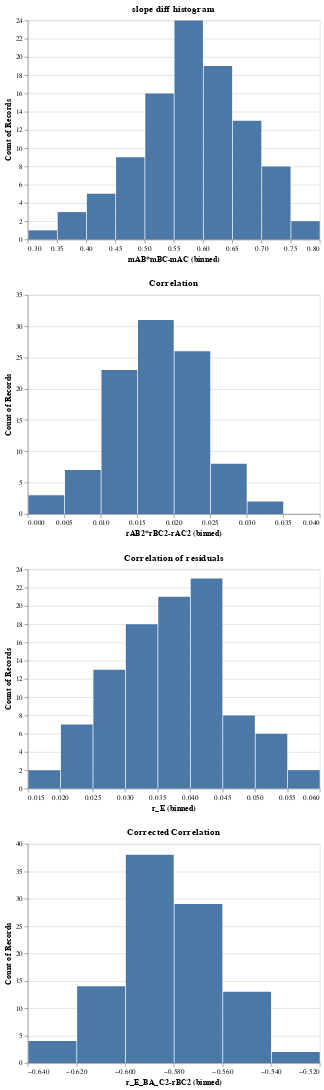

Source (notebook cell):
### Code cell
def stats_graphs(d):
    d['rAB2*rBC2-rAC2']=d.rAB**2 * d.rBC**2 - d.rAC**2
    d['r_E_BA_C2-rBC2'] = d.r_E_BA_C**2 - d.rBC**2
    #d['rAC2'] = d.rAC**2
    d['mAB*mBC-mAC'] = d.mAB*d.mBC - d.mAC
    slope_histogram = alt.Chart(d).mark_bar().encode(
        x=alt.X('mAB*mBC-mAC:Q', bin=True),
        y='count()').properties(title="slope diff histogram")
   
    bincount = 100
    ticks = 10
    correlation_graph = alt.Chart(d).mark_bar().encode(
        x=alt.X('rAB2*rBC2-rAC2:Q',bin=True,
                   axis=alt.Axis(
                    tickCount=ticks,
                    grid=False)),
        y='count()').properties(
            title="Correlation")
    residual_correlation = alt.Chart(d).mark_bar().encode(
        x=alt.X('r_E:Q', bin=True),
        y='count()').properties(title="Correlation of residuals")
    corrected_correlation = alt.Chart(d).mark_bar().encode(
        x=alt.X("r_E_BA_C2-rBC2:Q", bin=True),
        y='count()').properties(
        title="Corrected Correlation")

    return alt.vconcat(slope_histogram,correlation_graph,residual_correlation, corrected_correlation)

stats_graphs(d)

### Figure 1 — Vega-Lite specification as saved in the notebook (floating-point values rounded to 4 significant figures)
{"config": {"view": {"continuousWidth": 400, "continuousHeight": 300}}, "vconcat": [{"mark": "bar", "encoding": {"x": {"bin": true, "field": "mAB*mBC-mAC", "type": "quantitative"}, "y": {"aggregate": "count", "type": "quantitative"}}, "title": "slope diff histogram"}, {"mark": "bar", "encoding": {"x": {"axis": {"grid": false, "tickCount": 10}, "bin": true, "field": "rAB2*rBC2-rAC2", "type": "quantitative"}, "y": {"aggregate": "count", "type": "quantitative"}}, "title": "Correlation"}, {"mark": "bar", "encoding": {"x": {"bin": true, "field": "r_E", "type": "quantitative"}, "y": {"aggregate": "count", "type": "quantitative"}}, "title": "Correlation of residuals"}, {"mark": "bar", "encoding": {"x": {"bin": true, "field": "r_E_BA_C2-rBC2", "type": "quantitative"}, "y": {"aggregate": "count", "type": "quantitative"}}, "title": "Corrected Correlation"}], "data": {"name": "data-b1e4409301a4c16e15bd25578b294b79"}, "$schema": "https://vega.github.io/schema/vega-lite/v4.17.0.json", "datasets": {"data-b1e4409301a4c16e15bd25578b294b79": [{"kAB": 2.876, "kBC": -2.963, "kAC": 1.28, "mAB": 0.3755, "mBC": 1.691, "mAC": 0.05089, "r_sqrAB": 0.04113, "r_sqrBC": 0.5506, "r_sqrAC": 0.0001455, "r_E": 0.04277, "r_E_BA_C": 0.02717, "rAB": 0.2028, "rBC": 0.7421, "rAC": 0.01206, "rAB2*rBC2-rAC2": 0.0225, "r_E_BA_C2-rBC2": -0.5499, "mAB*mBC-mAC": 0.584}, {"kAB": 2.588, "kBC": -3.322, "kAC": 0.5241, "mAB": 0.3338, "mBC": 1.725, "mAC": -0.009124, "r_sqrAB": 0.03177, "r_sqrBC": 0.5801, "r_sqrAC": 4.632e-06, "r_E": 0.03855, "r_E_BA_C": 0.0161, "rAB": 0.1782, "rBC": 0.7617, "rAC": -0.002152, "rAB2*rBC2-rAC2": 0.01843, "r_E_BA_C2-rBC2": -0.5799, "mAB*mBC-mAC": 0.5847}, {"kAB": 2.461, "kBC": -3.459, "kAC": 0.4984, "mAB": 0.2778, "mBC": 1.837, "mAC": -0.1152, "r_sqrAB": 0.02469, "r_sqrBC": 0.5933, "r_sqrAC": 0.0007469, "r_E": 0.03701, "r_E_BA_C": -0.0361, "rAB": 0.1571, "rBC": 0.7703, "rAC": -0.02733, "rAB2*rBC2-rAC2": 0.0139, "r_E_BA_C2-rBC2": -0.592, "mAB*mBC-mAC": 0.6256}, {"kAB": 2.749, "kBC": -3.362, "kAC": 1.085, "mAB": 0.3409, "mBC": 1.804, "mAC": 0.03059, "r_sqrAB": 0.03583, "r_sqrBC": 0.5867, "r_sqrAC": 5.2e-05, "r_E": 0.04132, "r_E_BA_C": -0.007326, "rAB": 0.1893, "rBC": 0.766, "rAC": 0.007211, "rAB2*rBC2-rAC2": 0.02097, "r_E_BA_C2-rBC2": -0.5867, "mAB*mBC-mAC": 0.5844}, {"kAB": 2.535, "kBC": -3.554, "kAC": 0.7319, "mAB": 0.2408, "mBC": 1.901, "mAC": -0.1051, "r_sqrAB": 0.01809, "r_sqrBC": 0.6003, "r_sqrAC": 0.0005722, "r_E": 0.0275, "r_E_BA_C": -0.01417, "rAB": 0.1345, "rBC": 0.7748, "rAC": -0.02392, "rAB2*rBC2-rAC2": 0.01029, "r_E_BA_C2-rBC2": -0.6001, "mAB*mBC-mAC": 0.5629}, {"kAB": 2.579, "kBC": -3.624, "kAC": 0.7789, "mAB": 0.3207, "mBC": 1.839, "mAC": 0.2509, "r_sqrAB": 0.03081, "r_sqrBC": 0.5919, "r_sqrAC": 0.0033, "r_E": 0.02166, "r_E_BA_C": 0.01757, "rAB": 0.1755, "rBC": 0.7694, "rAC": 0.05745, "rAB2*rBC2-rAC2": 0.01494, "r_E_BA_C2-rBC2": -0.5916, "mAB*mBC-mAC": 0.3389}, {"kAB": 2.552, "kBC": -3.576, "kAC": 0.4584, "mAB": 0.2793, "mBC": 1.827, "mAC": -0.1417, "r_sqrAB": 0.02498, "r_sqrBC": 0.5931, "r_sqrAC": 0.001141, "r_E": 0.03901, "r_E_BA_C": 0.03221, "rAB": 0.158, "rBC": 0.7701, "rAC": -0.03378, "rAB2*rBC2-rAC2": 0.01367, "r_E_BA_C2-rBC2": -0.592, "mAB*mBC-mAC": 0.652}, {"kAB": 2.626, "kBC": -3.287, "kAC": 0.8506, "mAB": 0.2722, "mBC": 1.79, "mAC": -0.1045, "r_sqrAB": 0.02195, "r_sqrBC": 0.5625, "r_sqrAC": 0.0005681, "r_E": 0.03057, "r_E_BA_C": -0.03119, "rAB": 0.1482, "rBC": 0.75, "rAC": -0.02384, "rAB2*rBC2-rAC2": 0.01178, "r_E_BA_C2-rBC2": -0.5615, "mAB*mBC-mAC": 0.5917}, {"kAB": 2.469, "kBC": -3.282, "kAC": 0.489, "mAB": 0.3357, "mBC": 1.823, "mAC": -0.1531, "r_sqrAB": 0.03924, "r_sqrBC": 0.5572, "r_sqrAC": 0.001369, "r_E": 0.05615, "r_E_BA_C": 0.002629, "rAB": 0.1981, "rBC": 0.7465, "rAC": -0.03701, "rAB2*rBC2-rAC2": 0.02049, "r_E_BA_C2-rBC2": -0.5572, "mAB*mBC-mAC": 0.765}, {"kAB": 2.518, "kBC": -3.559, "kAC": 0.4033, "mAB": 0.288, "mBC": 1.854, "mAC": -0.1813, "r_sqrAB": 0.02579, "r_sqrBC": 0.603, "r_sqrAC": 0.001793, "r_E": 0.04314, "r_E_BA_C": -0.03863, "rAB": 0.1606, "rBC": 0.7766, "rAC": -0.04234, "rAB2*rBC2-rAC2": 0.01376, "r_E_BA_C2-rBC2": -0.6016, "mAB*mBC-mAC": 0.7151}, {"kAB": 2.576, "kBC": -3.44, "kAC": 0.7762, "mAB": 0.4025, "mBC": 1.824, "mAC": 0.1935, "r_sqrAB": 0.0482, "r_sqrBC": 0.5848, "r_sqrAC": 0.001957, "r_E": 0.04319, "r_E_BA_C": 0.03029, "rAB": 0.2195, "rBC": 0.7647, "rAC": 0.04424, "rAB2*rBC2-rAC2": 0.02623, "r_E_BA_C2-rBC2": -0.5839, "mAB*mBC-mAC": 0.5408}, {"kAB": 2.674, "kBC": -3.588, "kAC": 0.5449, "mAB": 0.4142, "mBC": 1.817, "mAC": 0.05808, "r_sqrAB": 0.05211, "r_sqrBC": 0.5915, "r_sqrAC": 0.0001836, "r_E": 0.05943, "r_E_BA_C": -0.0001506, "rAB": 0.2283, "rBC": 0.7691, "rAC": 0.01355, "rAB2*rBC2-rAC2": 0.03064, "r_E_BA_C2-rBC2": -0.5915, "mAB*mBC-mAC": 0.6944}, {"kAB": 2.742, "kBC": -3.448, "kAC": 0.6853, "mAB": 0.3206, "mBC": 1.728, "mAC": -0.1267, "r_sqrAB": 0.03204, "r_sqrBC": 0.537, "r_sqrAC": 0.0008997, "r_E": 0.04309, "r_E_BA_C": 0.1039, "rAB": 0.179, "rBC": 0.7328, "rAC": -0.02999, "rAB2*rBC2-rAC2": 0.01631, "r_E_BA_C2-rBC2": -0.5263, "mAB*mBC-mAC": 0.6808}, {"kAB": 2.905, "kBC": -3.499, "kAC": 1.115, "mAB": 0.3305, "mBC": 1.857, "mAC": -0.1411, "r_sqrAB": 0.03188, "r_sqrBC": 0.6198, "r_sqrAC": 0.001044, "r_E": 0.05088, "r_E_BA_C": -0.00695, "rAB": 0.1786, "rBC": 0.7872, "rAC": -0.03232, "rAB2*rBC2-rAC2": 0.01872, "r_E_BA_C2-rBC2": -0.6197, "mAB*mBC-mAC": 0.7546}, {"kAB": 2.704, "kBC": -3.583, "kAC": 0.7812, "mAB": 0.3114, "mBC": 1.814, "mAC": -0.03937, "r_sqrAB": 0.03148, "r_sqrBC": 0.5587, "r_sqrAC": 8.54e-05, "r_E": 0.0385, "r_E_BA_C": 0.007924, "rAB": 0.1774, "rBC": 0.7474, "rAC": -0.009241, "rAB2*rBC2-rAC2": 0.0175, "r_E_BA_C2-rBC2": -0.5586, "mAB*mBC-mAC": 0.6043}, {"kAB": 2.767, "kBC": -3.584, "kAC": 0.7397, "mAB": 0.3652, "mBC": 1.796, "mAC": -0.02807, "r_sqrAB": 0.04287, "r_sqrBC": 0.566, "r_sqrAC": 4.445e-05, "r_E": 0.05218, "r_E_BA_C": -0.02977, "rAB": 0.2071, "rBC": 0.7523, "rAC": -0.006667, "rAB2*rBC2-rAC2": 0.02422, "r_E_BA_C2-rBC2": -0.5651, "mAB*mBC-mAC": 0.6839}, {"kAB": 2.915, "kBC": -3.583, "kAC": 1.136, "mAB": 0.3558, "mBC": 1.802, "mAC": 0.01875, "r_sqrAB": 0.04368, "r_sqrBC": 0.5605, "r_sqrAC": 2.093e-05, "r_E": 0.04896, "r_E_BA_C": -0.03617, "rAB": 0.209, "rBC": 0.7486, "rAC": 0.004575, "rAB2*rBC2-rAC2": 0.02446, "r_E_BA_C2-rBC2": -0.5592, "mAB*mBC-mAC": 0.6224}, {"kAB": 2.642, "kBC": -3.574, "kAC": 0.5082, "mAB": 0.3009, "mBC": 1.754, "mAC": -0.02758, "r_sqrAB": 0.02667, "r_sqrBC": 0.5694, "r_sqrAC": 4.145e-05, "r_E": 0.03271, "r_E_BA_C": -0.07674, "rAB": 0.1633, "rBC": 0.7546, "rAC": -0.006438, "rAB2*rBC2-rAC2": 0.01514, "r_E_BA_C2-rBC2": -0.5635, "mAB*mBC-mAC": 0.5555}, {"kAB": 2.775, "kBC": -3.266, "kAC": 1.015, "mAB": 0.3618, "mBC": 1.781, "mAC": -0.03709, "r_sqrAB": 0.03569, "r_sqrBC": 0.5764, "r_sqrAC": 6.815e-05, "r_E": 0.04484, "r_E_BA_C": 0.06689, "rAB": 0.1889, "rBC": 0.7592, "rAC": -0.008255, "rAB2*rBC2-rAC2": 0.0205, "r_E_BA_C2-rBC2": -0.5719, "mAB*mBC-mAC": 0.6815}, {"kAB": 2.739, "kBC": -3.369, "kAC": 1.103, "mAB": 0.3259, "mBC": 1.781, "mAC": 0.1429, "r_sqrAB": 0.03372, "r_sqrBC": 0.552, "r_sqrAC": 0.001129, "r_E": 0.0287, "r_E_BA_C": 0.102, "rAB": 0.1836, "rBC": 0.743, "rAC": 0.0336, "rAB2*rBC2-rAC2": 0.01748, "r_E_BA_C2-rBC2": -0.5416, "mAB*mBC-mAC": 0.4373}, {"kAB": 2.748, "kBC": -3.223, "kAC": 1.109, "mAB": 0.301, "mBC": 1.803, "mAC": -0.05413, "r_sqrAB": 0.02884, "r_sqrBC": 0.5588, "r_sqrAC": 0.0001604, "r_E": 0.03623, "r_E_BA_C": 0.1201, "rAB": 0.1698, "rBC": 0.7475, "rAC": -0.01266, "rAB2*rBC2-rAC2": 0.01596, "r_E_BA_C2-rBC2": -0.5444, "mAB*mBC-mAC": 0.5968}, {"kAB": 2.745, "kBC": -3.422, "kAC": 1.075, "mAB": 0.317, "mBC": 1.787, "mAC": 0.1195, "r_sqrAB": 0.0341, "r_sqrBC": 0.5837, "r_sqrAC": 0.0008854, "r_E": 0.03242, "r_E_BA_C": -0.03564, "rAB": 0.1847, "rBC": 0.764, "rAC": 0.02976, "rAB2*rBC2-rAC2": 0.01902, "r_E_BA_C2-rBC2": -0.5825, "mAB*mBC-mAC": 0.447}, {"kAB": 2.861, "kBC": -3.264, "kAC": 1.378, "mAB": 0.3388, "mBC": 1.815, "mAC": -0.01631, "r_sqrAB": 0.03324, "r_sqrBC": 0.6004, "r_sqrAC": 1.403e-05, "r_E": 0.04253, "r_E_BA_C": 0.01878, "rAB": 0.1823, "rBC": 0.7749, "rAC": -0.003745, "rAB2*rBC2-rAC2": 0.01994, "r_E_BA_C2-rBC2": -0.6001, "mAB*mBC-mAC": 0.6313}, {"kAB": 2.386, "kBC": -3.854, "kAC": 0.02983, "mAB": 0.2279, "mBC": 1.867, "mAC": -0.1669, "r_sqrAB": 0.0158, "r_sqrBC": 0.6013, "r_sqrAC": 0.00146, "r_E": 0.02722, "r_E_BA_C": 0.047, "rAB": 0.1257, "rBC": 0.7754, "rAC": -0.03821, "rAB2*rBC2-rAC2": 0.008037, "r_E_BA_C2-rBC2": -0.5991, "mAB*mBC-mAC": 0.5924}, {"kAB": 2.528, "kBC": -3.504, "kAC": 0.5018, "mAB": 0.3279, "mBC": 1.787, "mAC": -0.02127, "r_sqrAB": 0.03145, "r_sqrBC": 0.5646, "r_sqrAC": 2.339e-05, "r_E": 0.0377, "r_E_BA_C": -0.05938, "rAB": 0.1773, "rBC": 0.7514, "rAC": -0.004836, "rAB2*rBC2-rAC2": 0.01773, "r_E_BA_C2-rBC2": -0.561, "mAB*mBC-mAC": 0.6072}, {"kAB": 2.862, "kBC": -3.648, "kAC": 0.9126, "mAB": 0.3635, "mBC": 1.84, "mAC": -0.03091, "r_sqrAB": 0.04053, "r_sqrBC": 0.5861, "r_sqrAC": 5.072e-05, "r_E": 0.05151, "r_E_BA_C": 0.006597, "rAB": 0.2013, "rBC": 0.7655, "rAC": -0.007122, "rAB2*rBC2-rAC2": 0.0237, "r_E_BA_C2-rBC2": -0.586, "mAB*mBC-mAC": 0.6998}, {"kAB": 2.709, "kBC": -3.252, "kAC": 0.7569, "mAB": 0.2838, "mBC": 1.759, "mAC": -0.2082, "r_sqrAB": 0.02515, "r_sqrBC": 0.5569, "r_sqrAC": 0.002436, "r_E": 0.04047, "r_E_BA_C": 0.05635, "rAB": 0.1586, "rBC": 0.7463, "rAC": -0.04935, "rAB2*rBC2-rAC2": 0.01157, "r_E_BA_C2-rBC2": -0.5537, "mAB*mBC-mAC": 0.7076}, {"kAB": 2.641, "kBC": -3.495, "kAC": 0.7397, "mAB": 0.3012, "mBC": 1.815, "mAC": -0.02282, "r_sqrAB": 0.02783, "r_sqrBC": 0.5739, "r_sqrAC": 2.782e-05, "r_E": 0.03412, "r_E_BA_C": -0.03598, "rAB": 0.1668, "rBC": 0.7576, "rAC": -0.005275, "rAB2*rBC2-rAC2": 0.01594, "r_E_BA_C2-rBC2": -0.5726, "mAB*mBC-mAC": 0.5695}, {"kAB": 2.759, "kBC": -3.528, "kAC": 1.001, "mAB": 0.3367, "mBC": 1.793, "mAC": 0.1459, "r_sqrAB": 0.03769, "r_sqrBC": 0.5815, "r_sqrAC": 0.00128, "r_E": 0.03434, "r_E_BA_C": -0.07083, "rAB": 0.1941, "rBC": 0.7625, "rAC": 0.03578, "rAB2*rBC2-rAC2": 0.02064, "r_E_BA_C2-rBC2": -0.5765, "mAB*mBC-mAC": 0.4578}, {"kAB": 2.754, "kBC": -3.549, "kAC": 1.002, "mAB": 0.2938, "mBC": 1.824, "mAC": 0.0002048, "r_sqrAB": 0.02807, "r_sqrBC": 0.5752, "r_sqrAC": 2.359e-09, "r_E": 0.03312, "r_E_BA_C": 0.08304, "rAB": 0.1676, "rBC": 0.7584, "rAC": 4.857e-05, "rAB2*rBC2-rAC2": 0.01615, "r_E_BA_C2-rBC2": -0.5683, "mAB*mBC-mAC": 0.5356}, {"kAB": 2.504, "kBC": -3.686, "kAC": 0.2534, "mAB": 0.2496, "mBC": 1.838, "mAC": -0.2253, "r_sqrAB": 0.01836, "r_sqrBC": 0.5983, "r_sqrAC": 0.002648, "r_E": 0.03371, "r_E_BA_C": -0.02451, "rAB": 0.1355, "rBC": 0.7735, "rAC": -0.05146, "rAB2*rBC2-rAC2": 0.008335, "r_E_BA_C2-rBC2": -0.5977, "mAB*mBC-mAC": 0.684}, {"kAB": 2.561, "kBC": -3.842, "kAC": 0.3595, "mAB": 0.3553, "mBC": 1.82, "mAC": 0.119, "r_sqrAB": 0.03666, "r_sqrBC": 0.605, "r_sqrAC": 0.0007509, "r_E": 0.03772, "r_E_BA_C": -0.0003016, "rAB": 0.1915, "rBC": 0.7778, "rAC": 0.0274, "rAB2*rBC2-rAC2": 0.02143, "r_E_BA_C2-rBC2": -0.605, "mAB*mBC-mAC": 0.5277}, {"kAB": 2.597, "kBC": -3.765, "kAC": 0.4949, "mAB": 0.3761, "mBC": 1.869, "mAC": 0.053, "r_sqrAB": 0.0458, "r_sqrBC": 0.5949, "r_sqrAC": 0.0001549, "r_E": 0.05253, "r_E_BA_C": -0.01704, "rAB": 0.214, "rBC": 0.7713, "rAC": 0.01245, "rAB2*rBC2-rAC2": 0.02709, "r_E_BA_C2-rBC2": -0.5946, "mAB*mBC-mAC": 0.6499}, {"kAB": 2.696, "kBC": -3.688, "kAC": 0.6259, "mAB": 0.2639, "mBC": 1.798, "mAC": -0.1321, "r_sqrAB": 0.02017, "r_sqrBC": 0.5882, "r_sqrAC": 0.0009197, "r_E": 0.03113, "r_E_BA_C": 0.02667, "rAB": 0.142, "rBC": 0.767, "rAC": -0.03033, "rAB2*rBC2-rAC2": 0.01094, "r_E_BA_C2-rBC2": -0.5875, "mAB*mBC-mAC": 0.6065}, {"kAB": 2.704, "kBC": -3.627, "kAC": 0.6115, "mAB": 0.2902, "mBC": 1.794, "mAC": -0.07168, "r_sqrAB": 0.02519, "r_sqrBC": 0.6041, "r_sqrAC": 0.0002886, "r_E": 0.03585, "r_E_BA_C": 0.07182, "rAB": 0.1587, "rBC": 0.7772, "rAC": -0.01699, "rAB2*rBC2-rAC2": 0.01493, "r_E_BA_C2-rBC2": -0.5989, "mAB*mBC-mAC": 0.5922}, {"kAB": 2.726, "kBC": -3.389, "kAC": 0.9618, "mAB": 0.3646, "mBC": 1.796, "mAC": 0.09804, "r_sqrAB": 0.0377, "r_sqrBC": 0.5924, "r_sqrAC": 0.0005004, "r_E": 0.0394, "r_E_BA_C": -0.05852, "rAB": 0.1942, "rBC": 0.7697, "rAC": 0.02237, "rAB2*rBC2-rAC2": 0.02184, "r_E_BA_C2-rBC2": -0.589, "mAB*mBC-mAC": 0.557}, {"kAB": 2.69, "kBC": -3.697, "kAC": 0.7153, "mAB": 0.3832, "mBC": 1.841, "mAC": 0.1495, "r_sqrAB": 0.04588, "r_sqrBC": 0.5825, "r_sqrAC": 0.0012, "r_E": 0.04373, "r_E_BA_C": 0.003803, "rAB": 0.2142, "rBC": 0.7632, "rAC": 0.03464, "rAB2*rBC2-rAC2": 0.02553, "r_E_BA_C2-rBC2": -0.5825, "mAB*mBC-mAC": 0.5561}, {"kAB": 2.429, "kBC": -3.62, "kAC": 0.1797, "mAB": 0.2499, "mBC": 1.795, "mAC": -0.1464, "r_sqrAB": 0.02053, "r_sqrBC": 0.5766, "r_sqrAC": 0.001262, "r_E": 0.03211, "r_E_BA_C": -0.05335, "rAB": 0.1433, "rBC": 0.7594, "rAC": -0.03552, "rAB2*rBC2-rAC2": 0.01058, "r_E_BA_C2-rBC2": -0.5738, "mAB*mBC-mAC": 0.5948}, {"kAB": 2.554, "kBC": -3.624, "kAC": 0.5588, "mAB": 0.2746, "mBC": 1.855, "mAC": -0.08461, "r_sqrAB": 0.02355, "r_sqrBC": 0.5963, "r_sqrAC": 0.0003874, "r_E": 0.03378, "r_E_BA_C": -0.01492, "rAB": 0.1535, "rBC": 0.7722, "rAC": -0.01968, "rAB2*rBC2-rAC2": 0.01366, "r_E_BA_C2-rBC2": -0.5961, "mAB*mBC-mAC": 0.594}, {"kAB": 2.702, "kBC": -3.824, "kAC": 0.4401, "mAB": 0.3227, "mBC": 1.776, "mAC": 0.06134, "r_sqrAB": 0.03211, "r_sqrBC": 0.5806, "r_sqrAC": 0.0002135, "r_E": 0.03429, "r_E_BA_C": 0.1242, "rAB": 0.1792, "rBC": 0.762, "rAC": 0.01461, "rAB2*rBC2-rAC2": 0.01843, "r_E_BA_C2-rBC2": -0.5652, "mAB*mBC-mAC": 0.5118}, {"kAB": 2.607, "kBC": -3.863, "kAC": 0.5591, "mAB": 0.3498, "mBC": 1.891, "mAC": 0.1498, "r_sqrAB": 0.03596, "r_sqrBC": 0.6319, "r_sqrAC": 0.001165, "r_E": 0.03712, "r_E_BA_C": -0.01681, "rAB": 0.1896, "rBC": 0.7949, "rAC": 0.03413, "rAB2*rBC2-rAC2": 0.02156, "r_E_BA_C2-rBC2": -0.6316, "mAB*mBC-mAC": 0.5118}, {"kAB": 2.7, "kBC": -3.61, "kAC": 0.7553, "mAB": 0.2738, "mBC": 1.801, "mAC": -0.03274, "r_sqrAB": 0.02414, "r_sqrBC": 0.5518, "r_sqrAC": 5.871e-05, "r_E": 0.02891, "r_E_BA_C": 0.0596, "rAB": 0.1554, "rBC": 0.7428, "rAC": -0.007662, "rAB2*rBC2-rAC2": 0.01326, "r_E_BA_C2-rBC2": -0.5482, "mAB*mBC-mAC": 0.5258}, {"kAB": 2.604, "kBC": -3.683, "kAC": 0.7067, "mAB": 0.2742, "mBC": 1.816, "mAC": 0.1226, "r_sqrAB": 0.0208, "r_sqrBC": 0.5743, "r_sqrAC": 0.0007243, "r_E": 0.0184, "r_E_BA_C": 0.05886, "rAB": 0.1442, "rBC": 0.7578, "rAC": 0.02691, "rAB2*rBC2-rAC2": 0.01122, "r_E_BA_C2-rBC2": -0.5708, "mAB*mBC-mAC": 0.3753}, {"kAB": 2.815, "kBC": -3.454, "kAC": 1.078, "mAB": 0.332, "mBC": 1.821, "mAC": 0.006884, "r_sqrAB": 0.03675, "r_sqrBC": 0.5707, "r_sqrAC": 2.718e-06, "r_E": 0.04268, "r_E_BA_C": 0.04664, "rAB": 0.1917, "rBC": 0.7554, "rAC": 0.001649, "rAB2*rBC2-rAC2": 0.02097, "r_E_BA_C2-rBC2": -0.5685, "mAB*mBC-mAC": 0.5978}, {"kAB": 2.612, "kBC": -3.48, "kAC": 0.5755, "mAB": 0.3134, "mBC": 1.808, "mAC": -0.1362, "r_sqrAB": 0.02993, "r_sqrBC": 0.589, "r_sqrAC": 0.00102, "r_E": 0.04513, "r_E_BA_C": 0.05852, "rAB": 0.173, "rBC": 0.7674, "rAC": -0.03193, "rAB2*rBC2-rAC2": 0.01661, "r_E_BA_C2-rBC2": -0.5855, "mAB*mBC-mAC": 0.7028}, {"kAB": 2.532, "kBC": -3.714, "kAC": 0.4732, "mAB": 0.3098, "mBC": 1.831, "mAC": 0.1418, "r_sqrAB": 0.0279, "r_sqrBC": 0.5807, "r_sqrAC": 0.001012, "r_E": 0.02498, "r_E_BA_C": -0.04252, "rAB": 0.167, "rBC": 0.762, "rAC": 0.03182, "rAB2*rBC2-rAC2": 0.01519, "r_E_BA_C2-rBC2": -0.5789, "mAB*mBC-mAC": 0.4254}, {"kAB": 2.519, "kBC": -3.696, "kAC": 0.4244, "mAB": 0.2223, "mBC": 1.851, "mAC": -0.1896, "r_sqrAB": 0.01432, "r_sqrBC": 0.5862, "r_sqrAC": 0.001783, "r_E": 0.02508, "r_E_BA_C": -0.0283, "rAB": 0.1197, "rBC": 0.7657, "rAC": -0.04223, "rAB2*rBC2-rAC2": 0.006611, "r_E_BA_C2-rBC2": -0.5854, "mAB*mBC-mAC": 0.6011}, {"kAB": 2.702, "kBC": -3.458, "kAC": 1.208, "mAB": 0.2682, "mBC": 1.861, "mAC": 0.1143, "r_sqrAB": 0.02193, "r_sqrBC": 0.5799, "r_sqrAC": 0.000667, "r_E": 0.02009, "r_E_BA_C": 0.02646, "rAB": 0.1481, "rBC": 0.7615, "rAC": 0.02583, "rAB2*rBC2-rAC2": 0.01205, "r_E_BA_C2-rBC2": -0.5792, "mAB*mBC-mAC": 0.3847}, {"kAB": 2.577, "kBC": -3.857, "kAC": 0.5245, "mAB": 0.2932, "mBC": 1.893, "mAC": 0.05734, "r_sqrAB": 0.02698, "r_sqrBC": 0.5969, "r_sqrAC": 0.0001718, "r_E": 0.02984, "r_E_BA_C": -0.06684, "rAB": 0.1642, "rBC": 0.7726, "rAC": 0.01311, "rAB2*rBC2-rAC2": 0.01593, "r_E_BA_C2-rBC2": -0.5924, "mAB*mBC-mAC": 0.4977}, {"kAB": 2.609, "kBC": -3.544, "kAC": 0.5669, "mAB": 0.252, "mBC": 1.747, "mAC": -0.04779, "r_sqrAB": 0.0194, "r_sqrBC": 0.5606, "r_sqrAC": 0.0001282, "r_E": 0.02454, "r_E_BA_C": 0.06532, "rAB": 0.1393, "rBC": 0.7487, "rAC": -0.01132, "rAB2*rBC2-rAC2": 0.01075, "r_E_BA_C2-rBC2": -0.5563, "mAB*mBC-mAC": 0.488}, {"kAB": 2.678, "kBC": -3.76, "kAC": 0.2854, "mAB": 0.3572, "mBC": 1.777, "mAC": -0.05466, "r_sqrAB": 0.04043, "r_sqrBC": 0.5679, "r_sqrAC": 0.0001704, "r_E": 0.0514, "r_E_BA_C": -0.1208, "rAB": 0.2011, "rBC": 0.7536, "rAC": -0.01305, "rAB2*rBC2-rAC2": 0.02279, "r_E_BA_C2-rBC2": -0.5533, "mAB*mBC-mAC": 0.6893}, {"kAB": 2.751, "kBC": -4.024, "kAC": 0.6886, "mAB": 0.3581, "mBC": 1.875, "mAC": 0.1885, "r_sqrAB": 0.03912, "r_sqrBC": 0.6114, "r_sqrAC": 0.001885, "r_E": 0.036, "r_E_BA_C": -0.06652, "rAB": 0.1978, "rBC": 0.7819, "rAC": 0.04342, "rAB2*rBC2-rAC2": 0.02203, "r_E_BA_C2-rBC2": -0.607, "mAB*mBC-mAC": 0.4829}, {"kAB": 2.606, "kBC": -3.728, "kAC": 0.3266, "mAB": 0.2667, "mBC": 1.792, "mAC": -0.1869, "r_sqrAB": 0.02071, "r_sqrBC": 0.5995, "r_sqrAC": 0.001898, "r_E": 0.03561, "r_E_BA_C": 0.02583, "rAB": 0.1439, "rBC": 0.7743, "rAC": -0.04357, "rAB2*rBC2-rAC2": 0.01052, "r_E_BA_C2-rBC2": -0.5988, "mAB*mBC-mAC": 0.6649}, {"kAB": 2.733, "kBC": -3.328, "kAC": 0.8137, "mAB": 0.2835, "mBC": 1.753, "mAC": -0.146, "r_sqrAB": 0.02685, "r_sqrBC": 0.5601, "r_sqrAC": 0.001298, "r_E": 0.03973, "r_E_BA_C": -0.04827, "rAB": 0.1639, "rBC": 0.7484, "rAC": -0.03603, "rAB2*rBC2-rAC2": 0.01374, "r_E_BA_C2-rBC2": -0.5577, "mAB*mBC-mAC": 0.643}, {"kAB": 2.76, "kBC": -3.546, "kAC": 0.7428, "mAB": 0.2314, "mBC": 1.781, "mAC": -0.1885, "r_sqrAB": 0.01619, "r_sqrBC": 0.5651, "r_sqrAC": 0.001915, "r_E": 0.02712, "r_E_BA_C": 0.04575, "rAB": 0.1272, "rBC": 0.7517, "rAC": -0.04376, "rAB2*rBC2-rAC2": 0.007234, "r_E_BA_C2-rBC2": -0.563, "mAB*mBC-mAC": 0.6005}, {"kAB": 2.645, "kBC": -3.49, "kAC": 0.5311, "mAB": 0.3036, "mBC": 1.712, "mAC": -0.04849, "r_sqrAB": 0.03056, "r_sqrBC": 0.54, "r_sqrAC": 0.0001436, "r_E": 0.03676, "r_E_BA_C": 0.04357, "rAB": 0.1748, "rBC": 0.7349, "rAC": -0.01198, "rAB2*rBC2-rAC2": 0.01636, "r_E_BA_C2-rBC2": -0.5381, "mAB*mBC-mAC": 0.5682}, {"kAB": 2.901, "kBC": -3.809, "kAC": 0.9447, "mAB": 0.3616, "mBC": 1.795, "mAC": 0.1474, "r_sqrAB": 0.04142, "r_sqrBC": 0.5638, "r_sqrAC": 0.001203, "r_E": 0.03718, "r_E_BA_C": 0.08378, "rAB": 0.2035, "rBC": 0.7509, "rAC": 0.03468, "rAB2*rBC2-rAC2": 0.02215, "r_E_BA_C2-rBC2": -0.5568, "mAB*mBC-mAC": 0.5019}, {"kAB": 2.773, "kBC": -3.729, "kAC": 0.7026, "mAB": 0.2953, "mBC": 1.8, "mAC": -0.09435, "r_sqrAB": 0.02884, "r_sqrBC": 0.582, "r_sqrAC": 0.0005288, "r_E": 0.04065, "r_E_BA_C": 0.0147, "rAB": 0.1698, "rBC": 0.7629, "rAC": -0.02299, "rAB2*rBC2-rAC2": 0.01625, "r_E_BA_C2-rBC2": -0.5818, "mAB*mBC-mAC": 0.6259}, {"kAB": 2.749, "kBC": -3.123, "kAC": 1.392, "mAB": 0.2909, "mBC": 1.805, "mAC": 0.03074, "r_sqrAB": 0.02339, "r_sqrBC": 0.6, "r_sqrAC": 4.809e-05, "r_E": 0.02729, "r_E_BA_C": -0.07996, "rAB": 0.1529, "rBC": 0.7746, "rAC": 0.006935, "rAB2*rBC2-rAC2": 0.01399, "r_E_BA_C2-rBC2": -0.5936, "mAB*mBC-mAC": 0.4943}, {"kAB": 2.521, "kBC": -3.496, "kAC": 0.5257, "mAB": 0.3513, "mBC": 1.808, "mAC": 0.04396, "r_sqrAB": 0.0388, "r_sqrBC": 0.5816, "r_sqrAC": 0.000108, "r_E": 0.04343, "r_E_BA_C": 0.03944, "rAB": 0.197, "rBC": 0.7627, "rAC": 0.01039, "rAB2*rBC2-rAC2": 0.02246, "r_E_BA_C2-rBC2": -0.5801, "mAB*mBC-mAC": 0.5914}, {"kAB": 2.42, "kBC": -3.637, "kAC": 0.2853, "mAB": 0.3075, "mBC": 1.853, "mAC": -0.1401, "r_sqrAB": 0.02897, "r_sqrBC": 0.5816, "r_sqrAC": 0.001019, "r_E": 0.04318, "r_E_BA_C": 0.05686, "rAB": 0.1702, "rBC": 0.7626, "rAC": -0.03192, "rAB2*rBC2-rAC2": 0.01583, "r_E_BA_C2-rBC2": -0.5783, "mAB*mBC-mAC": 0.7097}, {"kAB": 2.616, "kBC": -3.957, "kAC": 0.3899, "mAB": 0.3019, "mBC": 1.858, "mAC": -0.01651, "r_sqrAB": 0.02986, "r_sqrBC": 0.6047, "r_sqrAC": 1.564e-05, "r_E": 0.03859, "r_E_BA_C": -0.0303, "rAB": 0.1728, "rBC": 0.7776, "rAC": -0.003955, "rAB2*rBC2-rAC2": 0.01804, "r_E_BA_C2-rBC2": -0.6037, "mAB*mBC-mAC": 0.5774}, {"kAB": 2.692, "kBC": -3.393, "kAC": 1.055, "mAB": 0.3232, "mBC": 1.811, "mAC": 0.05326, "r_sqrAB": 0.03112, "r_sqrBC": 0.5917, "r_sqrAC": 0.0001524, "r_E": 0.0346, "r_E_BA_C": -0.03457, "rAB": 0.1764, "rBC": 0.7692, "rAC": 0.01235, "rAB2*rBC2-rAC2": 0.01826, "r_E_BA_C2-rBC2": -0.5905, "mAB*mBC-mAC": 0.5322}, {"kAB": 2.731, "kBC": -3.785, "kAC": 0.753, "mAB": 0.4015, "mBC": 1.893, "mAC": 0.132, "r_sqrAB": 0.04441, "r_sqrBC": 0.6216, "r_sqrAC": 0.0008333, "r_E": 0.04811, "r_E_BA_C": -0.0672, "rAB": 0.2107, "rBC": 0.7884, "rAC": 0.02887, "rAB2*rBC2-rAC2": 0.02677, "r_E_BA_C2-rBC2": -0.6171, "mAB*mBC-mAC": 0.628}, {"kAB": 2.414, "kBC": -3.346, "kAC": 0.5115, "mAB": 0.3903, "mBC": 1.773, "mAC": 0.179, "r_sqrAB": 0.04859, "r_sqrBC": 0.5764, "r_sqrAC": 0.001873, "r_E": 0.04308, "r_E_BA_C": -0.0827, "rAB": 0.2204, "rBC": 0.7592, "rAC": 0.04328, "rAB2*rBC2-rAC2": 0.02613, "r_E_BA_C2-rBC2": -0.5696, "mAB*mBC-mAC": 0.5131}, {"kAB": 2.622, "kBC": -3.434, "kAC": 0.6845, "mAB": 0.3779, "mBC": 1.83, "mAC": -0.02162, "r_sqrAB": 0.04331, "r_sqrBC": 0.5858, "r_sqrAC": 2.481e-05, "r_E": 0.0543, "r_E_BA_C": 0.0553, "rAB": 0.2081, "rBC": 0.7654, "rAC": -0.004981, "rAB2*rBC2-rAC2": 0.02535, "r_E_BA_C2-rBC2": -0.5828, "mAB*mBC-mAC": 0.7132}, {"kAB": 3.214, "kBC": -3.789, "kAC": 1.797, "mAB": 0.3842, "mBC": 1.896, "mAC": 0.1795, "r_sqrAB": 0.04229, "r_sqrBC": 0.6273, "r_sqrAC": 0.001611, "r_E": 0.04225, "r_E_BA_C": 0.06979, "rAB": 0.2056, "rBC": 0.792, "rAC": 0.04014, "rAB2*rBC2-rAC2": 0.02492, "r_E_BA_C2-rBC2": -0.6224, "mAB*mBC-mAC": 0.549}, {"kAB": 2.643, "kBC": -3.285, "kAC": 0.7795, "mAB": 0.2273, "mBC": 1.826, "mAC": -0.2945, "r_sqrAB": 0.01586, "r_sqrBC": 0.5975, "r_sqrAC": 0.004771, "r_E": 0.03331, "r_E_BA_C": 0.09381, "rAB": 0.126, "rBC": 0.773, "rAC": -0.06907, "rAB2*rBC2-rAC2": 0.004708, "r_E_BA_C2-rBC2": -0.5887, "mAB*mBC-mAC": 0.7097}, {"kAB": 2.692, "kBC": -3.63, "kAC": 0.7432, "mAB": 0.3627, "mBC": 1.85, "mAC": 0.04875, "r_sqrAB": 0.03808, "r_sqrBC": 0.6231, "r_sqrAC": 0.0001252, "r_E": 0.04629, "r_E_BA_C": -0.01297, "rAB": 0.1951, "rBC": 0.7893, "rAC": 0.01119, "rAB2*rBC2-rAC2": 0.0236, "r_E_BA_C2-rBC2": -0.6229, "mAB*mBC-mAC": 0.6223}, {"kAB": 2.62, "kBC": -3.594, "kAC": 0.6192, "mAB": 0.2338, "mBC": 1.843, "mAC": -0.2913, "r_sqrAB": 0.01831, "r_sqrBC": 0.5921, "r_sqrAC": 0.004956, "r_E": 0.03732, "r_E_BA_C": -0.03572, "rAB": 0.1353, "rBC": 0.7695, "rAC": -0.0704, "rAB2*rBC2-rAC2": 0.005885, "r_E_BA_C2-rBC2": -0.5908, "mAB*mBC-mAC": 0.7222}, {"kAB": 2.522, "kBC": -3.934, "kAC": 0.04451, "mAB": 0.3302, "mBC": 1.838, "mAC": -0.04738, "r_sqrAB": 0.0329, "r_sqrBC": 0.5826, "r_sqrAC": 0.0001169, "r_E": 0.04262, "r_E_BA_C": 0.03075, "rAB": 0.1814, "rBC": 0.7633, "rAC": -0.01081, "rAB2*rBC2-rAC2": 0.01905, "r_E_BA_C2-rBC2": -0.5816, "mAB*mBC-mAC": 0.6541}, {"kAB": 2.945, "kBC": -3.591, "kAC": 1.122, "mAB": 0.2863, "mBC": 1.77, "mAC": -0.0348, "r_sqrAB": 0.02416, "r_sqrBC": 0.5711, "r_sqrAC": 6.511e-05, "r_E": 0.03015, "r_E_BA_C": 0.002041, "rAB": 0.1554, "rBC": 0.7557, "rAC": -0.008069, "rAB2*rBC2-rAC2": 0.01373, "r_E_BA_C2-rBC2": -0.5711, "mAB*mBC-mAC": 0.5414}, {"kAB": 2.689, "kBC": -3.306, "kAC": 0.8617, "mAB": 0.3341, "mBC": 1.83, "mAC": -0.09146, "r_sqrAB": 0.03443, "r_sqrBC": 0.5827, "r_sqrAC": 0.000449, "r_E": 0.0476, "r_E_BA_C": -0.1163, "rAB": 0.1856, "rBC": 0.7633, "rAC": -0.02119, "rAB2*rBC2-rAC2": 0.01961, "r_E_BA_C2-rBC2": -0.5691, "mAB*mBC-mAC": 0.7029}, {"kAB": 2.687, "kBC": -3.25, "kAC": 0.8764, "mAB": 0.3456, "mBC": 1.777, "mAC": -0.01559, "r_sqrAB": 0.03645, "r_sqrBC": 0.5742, "r_sqrAC": 1.35e-05, "r_E": 0.04421, "r_E_BA_C": -0.02339, "rAB": 0.1909, "rBC": 0.7578, "rAC": -0.003675, "rAB2*rBC2-rAC2": 0.02091, "r_E_BA_C2-rBC2": -0.5737, "mAB*mBC-mAC": 0.6295}, {"kAB": 2.708, "kBC": -3.374, "kAC": 1.038, "mAB": 0.3605, "mBC": 1.781, "mAC": 0.2464, "r_sqrAB": 0.03921, "r_sqrBC": 0.5816, "r_sqrAC": 0.00336, "r_E": 0.02906, "r_E_BA_C": -0.01432, "rAB": 0.198, "rBC": 0.7626, "rAC": 0.05797, "rAB2*rBC2-rAC2": 0.01944, "r_E_BA_C2-rBC2": -0.5814, "mAB*mBC-mAC": 0.3955}, {"kAB": 2.455, "kBC": -3.395, "kAC": 0.3681, "mAB": 0.1771, "mBC": 1.792, "mAC": -0.3144, "r_sqrAB": 0.009932, "r_sqrBC": 0.5581, "r_sqrAC": 0.005443, "r_E": 0.02233, "r_E_BA_C": 0.01222, "rAB": 0.09966, "rBC": 0.7471, "rAC": -0.07377, "rAB2*rBC2-rAC2": 0.0001008, "r_E_BA_C2-rBC2": -0.558, "mAB*mBC-mAC": 0.6317}, {"kAB": 2.536, "kBC": -3.719, "kAC": 0.3397, "mAB": 0.189, "mBC": 1.814, "mAC": -0.1969, "r_sqrAB": 0.01079, "r_sqrBC": 0.5736, "r_sqrAC": 0.002042, "r_E": 0.01982, "r_E_BA_C": 0.0861, "rAB": 0.1039, "rBC": 0.7574, "rAC": -0.04518, "rAB2*rBC2-rAC2": 0.00415, "r_E_BA_C2-rBC2": -0.5662, "mAB*mBC-mAC": 0.5398}, {"kAB": 2.623, "kBC": -3.819, "kAC": 0.483, "mAB": 0.3009, "mBC": 1.834, "mAC": -0.006329, "r_sqrAB": 0.02827, "r_sqrBC": 0.5913, "r_sqrAC": 2.198e-06, "r_E": 0.03489, "r_E_BA_C": 0.02331, "rAB": 0.1681, "rBC": 0.7689, "rAC": -0.001483, "rAB2*rBC2-rAC2": 0.01671, "r_E_BA_C2-rBC2": -0.5907, "mAB*mBC-mAC": 0.5582}, {"kAB": 2.78, "kBC": -3.67, "kAC": 1.007, "mAB": 0.2756, "mBC": 1.848, "mAC": 0.05637, "r_sqrAB": 0.02449, "r_sqrBC": 0.6209, "r_sqrAC": 0.0001862, "r_E": 0.02822, "r_E_BA_C": -0.01086, "rAB": 0.1565, "rBC": 0.7879, "rAC": 0.01365, "rAB2*rBC2-rAC2": 0.01502, "r_E_BA_C2-rBC2": -0.6207, "mAB*mBC-mAC": 0.453}, {"kAB": 2.687, "kBC": -3.536, "kAC": 1.02, "mAB": 0.3878, "mBC": 1.904, "mAC": 0.1818, "r_sqrAB": 0.04653, "r_sqrBC": 0.6094, "r_sqrAC": 0.001719, "r_E": 0.04487, "r_E_BA_C": 0.02389, "rAB": 0.2157, "rBC": 0.7807, "rAC": 0.04146, "rAB2*rBC2-rAC2": 0.02664, "r_E_BA_C2-rBC2": -0.6089, "mAB*mBC-mAC": 0.5564}, {"kAB": 2.443, "kBC": -3.803, "kAC": 0.177, "mAB": 0.2458, "mBC": 1.836, "mAC": -0.08121, "r_sqrAB": 0.01803, "r_sqrBC": 0.5993, "r_sqrAC": 0.0003499, "r_E": 0.02626, "r_E_BA_C": 0.03497, "rAB": 0.1343, "rBC": 0.7742, "rAC": -0.01871, "rAB2*rBC2-rAC2": 0.01046, "r_E_BA_C2-rBC2": -0.5981, "mAB*mBC-mAC": 0.5325}, {"kAB": 2.878, "kBC": -3.402, "kAC": 1.18, "mAB": 0.3779, "mBC": 1.774, "mAC": 0.04263, "r_sqrAB": 0.04492, "r_sqrBC": 0.5736, "r_sqrAC": 0.0001042, "r_E": 0.04992, "r_E_BA_C": 0.06276, "rAB": 0.212, "rBC": 0.7574, "rAC": 0.01021, "rAB2*rBC2-rAC2": 0.02566, "r_E_BA_C2-rBC2": -0.5696, "mAB*mBC-mAC": 0.6277}, {"kAB": 2.624, "kBC": -3.479, "kAC": 0.5719, "mAB": 0.3671, "mBC": 1.809, "mAC": 0.02389, "r_sqrAB": 0.04109, "r_sqrBC": 0.5807, "r_sqrAC": 3.086e-05, "r_E": 0.0476, "r_E_BA_C": 0.08675, "rAB": 0.2027, "rBC": 0.762, "rAC": 0.005555, "rAB2*rBC2-rAC2": 0.02383, "r_E_BA_C2-rBC2": -0.5732, "mAB*mBC-mAC": 0.6403}, {"kAB": 2.767, "kBC": -3.41, "kAC": 0.7875, "mAB": 0.3335, "mBC": 1.722, "mAC": -0.00728, "r_sqrAB": 0.03311, "r_sqrBC": 0.5729, "r_sqrAC": 3.05e-06, "r_E": 0.0395, "r_E_BA_C": -0.003809, "rAB": 0.182, "rBC": 0.7569, "rAC": -0.001746, "rAB2*rBC2-rAC2": 0.01897, "r_E_BA_C2-rBC2": -0.5729, "mAB*mBC-mAC": 0.5815}, {"kAB": 2.617, "kBC": -3.43, "kAC": 0.8503, "mAB": 0.2812, "mBC": 1.812, "mAC": 0.00779, "r_sqrAB": 0.02641, "r_sqrBC": 0.5928, "r_sqrAC": 3.66e-06, "r_E": 0.03181, "r_E_BA_C": 0.03208, "rAB": 0.1625, "rBC": 0.77, "rAC": 0.001913, "rAB2*rBC2-rAC2": 0.01565, "r_E_BA_C2-rBC2": -0.5918, "mAB*mBC-mAC": 0.5017}, {"kAB": 2.494, "kBC": -3.063, "kAC": 0.4641, "mAB": 0.3499, "mBC": 1.703, "mAC": -0.05863, "r_sqrAB": 0.03484, "r_sqrBC": 0.5714, "r_sqrAC": 0.0001926, "r_E": 0.04497, "r_E_BA_C": 0.03727, "rAB": 0.1866, "rBC": 0.7559, "rAC": -0.01388, "rAB2*rBC2-rAC2": 0.01971, "r_E_BA_C2-rBC2": -0.57, "mAB*mBC-mAC": 0.6547}, {"kAB": 2.559, "kBC": -3.825, "kAC": 0.3647, "mAB": 0.3806, "mBC": 1.855, "mAC": 0.1344, "r_sqrAB": 0.0404, "r_sqrBC": 0.6141, "r_sqrAC": 0.000899, "r_E": 0.04212, "r_E_BA_C": -0.07291, "rAB": 0.201, "rBC": 0.7837, "rAC": 0.02998, "rAB2*rBC2-rAC2": 0.02391, "r_E_BA_C2-rBC2": -0.6088, "mAB*mBC-mAC": 0.5717}, {"kAB": 2.805, "kBC": -3.461, "kAC": 1.354, "mAB": 0.2271, "mBC": 1.865, "mAC": -0.06153, "r_sqrAB": 0.01687, "r_sqrBC": 0.608, "r_sqrAC": 0.0002164, "r_E": 0.02426, "r_E_BA_C": 0.0151, "rAB": 0.1299, "rBC": 0.7798, "rAC": -0.01471, "rAB2*rBC2-rAC2": 0.01004, "r_E_BA_C2-rBC2": -0.6078, "mAB*mBC-mAC": 0.485}, {"kAB": 2.858, "kBC": -3.448, "kAC": 1.315, "mAB": 0.2779, "mBC": 1.846, "mAC": 0.002304, "r_sqrAB": 0.02447, "r_sqrBC": 0.5892, "r_sqrAC": 2.908e-07, "r_E": 0.02954, "r_E_BA_C": 0.01125, "rAB": 0.1564, "rBC": 0.7676, "rAC": 0.0005392, "rAB2*rBC2-rAC2": 0.01442, "r_E_BA_C2-rBC2": -0.5891, "mAB*mBC-mAC": 0.5109}, {"kAB": 2.667, "kBC": -3.712, "kAC": 0.3877, "mAB": 0.2634, "mBC": 1.782, "mAC": -0.2297, "r_sqrAB": 0.02133, "r_sqrBC": 0.5795, "r_sqrAC": 0.002962, "r_E": 0.0377, "r_E_BA_C": 0.02414, "rAB": 0.1461, "rBC": 0.7612, "rAC": -0.05442, "rAB2*rBC2-rAC2": 0.009399, "r_E_BA_C2-rBC2": -0.5789, "mAB*mBC-mAC": 0.6989}, {"kAB": 2.521, "kBC": -3.332, "kAC": 0.5406, "mAB": 0.3413, "mBC": 1.779, "mAC": -0.02539, "r_sqrAB": 0.03407, "r_sqrBC": 0.6055, "r_sqrAC": 3.604e-05, "r_E": 0.04474, "r_E_BA_C": -0.04633, "rAB": 0.1846, "rBC": 0.7781, "rAC": -0.006003, "rAB2*rBC2-rAC2": 0.02059, "r_E_BA_C2-rBC2": -0.6034, "mAB*mBC-mAC": 0.6328}, {"kAB": 2.561, "kBC": -3.905, "kAC": 0.2305, "mAB": 0.2454, "mBC": 1.798, "mAC": -0.05577, "r_sqrAB": 0.01712, "r_sqrBC": 0.6016, "r_sqrAC": 0.0001646, "r_E": 0.0239, "r_E_BA_C": 0.03968, "rAB": 0.1308, "rBC": 0.7757, "rAC": -0.01283, "rAB2*rBC2-rAC2": 0.01013, "r_E_BA_C2-rBC2": -0.6001, "mAB*mBC-mAC": 0.4969}, {"kAB": 2.9, "kBC": -3.716, "kAC": 1.037, "mAB": 0.3419, "mBC": 1.847, "mAC": 0.05073, "r_sqrAB": 0.03497, "r_sqrBC": 0.5922, "r_sqrAC": 0.0001336, "r_E": 0.03946, "r_E_BA_C": 0.002479, "rAB": 0.187, "rBC": 0.7696, "rAC": 0.01156, "rAB2*rBC2-rAC2": 0.02058, "r_E_BA_C2-rBC2": -0.5922, "mAB*mBC-mAC": 0.5809}, {"kAB": 2.915, "kBC": -3.905, "kAC": 0.9654, "mAB": 0.38, "mBC": 1.837, "mAC": 0.202, "r_sqrAB": 0.04576, "r_sqrBC": 0.5845, "r_sqrAC": 0.002238, "r_E": 0.03948, "r_E_BA_C": 0.1117, "rAB": 0.2139, "rBC": 0.7645, "rAC": 0.04731, "rAB2*rBC2-rAC2": 0.02451, "r_E_BA_C2-rBC2": -0.572, "mAB*mBC-mAC": 0.4961}, {"kAB": 2.783, "kBC": -3.685, "kAC": 1.063, "mAB": 0.3836, "mBC": 1.839, "mAC": 0.2599, "r_sqrAB": 0.04041, "r_sqrBC": 0.5964, "r_sqrAC": 0.00327, "r_E": 0.03167, "r_E_BA_C": -0.04098, "rAB": 0.201, "rBC": 0.7722, "rAC": 0.05719, "rAB2*rBC2-rAC2": 0.02083, "r_E_BA_C2-rBC2": -0.5947, "mAB*mBC-mAC": 0.4456}, {"kAB": 2.743, "kBC": -3.451, "kAC": 0.9864, "mAB": 0.2391, "mBC": 1.862, "mAC": -0.2455, "r_sqrAB": 0.01734, "r_sqrBC": 0.5932, "r_sqrAC": 0.003125, "r_E": 0.03276, "r_E_BA_C": 0.008657, "rAB": 0.1317, "rBC": 0.7702, "rAC": -0.0559, "rAB2*rBC2-rAC2": 0.007161, "r_E_BA_C2-rBC2": -0.5931, "mAB*mBC-mAC": 0.6909}, {"kAB": 2.584, "kBC": -3.733, "kAC": 0.4379, "mAB": 0.2778, "mBC": 1.767, "mAC": 0.07061, "r_sqrAB": 0.02739, "r_sqrBC": 0.5637, "r_sqrAC": 0.0003195, "r_E": 0.02702, "r_E_BA_C": 0.004927, "rAB": 0.1655, "rBC": 0.7508, "rAC": 0.01787, "rAB2*rBC2-rAC2": 0.01512, "r_E_BA_C2-rBC2": -0.5637, "mAB*mBC-mAC": 0.4202}, {"kAB": 2.99, "kBC": -3.193, "kAC": 1.624, "mAB": 0.4738, "mBC": 1.787, "mAC": 0.3023, "r_sqrAB": 0.05767, "r_sqrBC": 0.6136, "r_sqrAC": 0.004511, "r_E": 0.04813, "r_E_BA_C": 0.0001497, "rAB": 0.2401, "rBC": 0.7833, "rAC": 0.06716, "rAB2*rBC2-rAC2": 0.03087, "r_E_BA_C2-rBC2": -0.6136, "mAB*mBC-mAC": 0.5444}, {"kAB": 2.558, "kBC": -3.454, "kAC": 0.5428, "mAB": 0.3388, "mBC": 1.819, "mAC": -0.03168, "r_sqrAB": 0.03392, "r_sqrBC": 0.5897, "r_sqrAC": 5.281e-05, "r_E": 0.0435, "r_E_BA_C": 0.06157, "rAB": 0.1842, "rBC": 0.7679, "rAC": -0.007267, "rAB2*rBC2-rAC2": 0.01995, "r_E_BA_C2-rBC2": -0.586, "mAB*mBC-mAC": 0.6481}, {"kAB": 2.687, "kBC": -3.67, "kAC": 1.009, "mAB": 0.368, "mBC": 1.899, "mAC": 0.1372, "r_sqrAB": 0.03962, "r_sqrBC": 0.6035, "r_sqrAC": 0.0009217, "r_E": 0.04009, "r_E_BA_C": 0.09645, "rAB": 0.1991, "rBC": 0.7769, "rAC": 0.03036, "rAB2*rBC2-rAC2": 0.02299, "r_E_BA_C2-rBC2": -0.5942, "mAB*mBC-mAC": 0.5617}]}}
